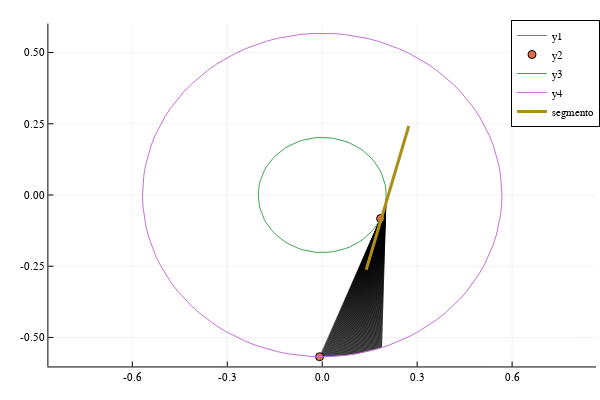

This figure's notebook cell:
### Code cell
p = plot(aspect_ration=1)
q1 = Point(2*rand()-1,2*rand()-1,0.0) 
q2 = Point(2*rand()-1,2*rand()-1,0.0) 
theta = pi/2*rand()
plotRotation!(q1,q2,theta)
#p1 = -0.5*ey
#p2 = 1.5*ey
p1 = zrotation(theta/3)*q1
p2 = zrotation(theta/3)*q2
vp = p2 - p1
p1 = p1 + 0.6*vp
p2 = p2 + 0.6*vp
plotLine!(p1,p2,lw=3,label="segmento")
#xlims!(-3,3)
#ylims!(-3,3)
p
